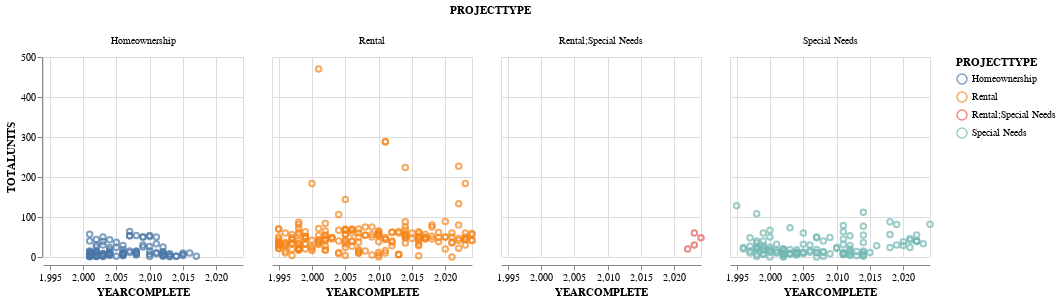

Here is the notebook cell this chart was saved with:
### Markdown cell above
### Chart One
 #### Using Altair to generate a faceted scatter plot showing different types of affordable housing projects ("Homeownership," "Rental," "Rental;Special Needs," and "Special Needs") based on the year they were completed and the total number of units they produced.

### Code cell
brush = alt.selection_interval()


(
    alt.Chart(AffordableHousing)  # Create the chart
    .mark_point()  # Use point markers
    .encode(  # Encode
        x=alt.X("YEARCOMPLETE", scale=alt.Scale(zero=False)),  # X
        y=alt.Y("TOTALUNITS", scale=alt.Scale(zero=False)),  # Y
        # NEW: Use a conditional color based on brush
        color=alt.condition(brush, "PROJECTTYPE", alt.value("lightgray")),  # Color
        tooltip=["PROJECTTYPE", "YEARCOMPLETE", "TOTALUNITS"],  # Tooltip
    )
    .add_params(brush)  # NEW: Add brush parameter
    .properties(width=200, height=200)  # Set width/height
    .facet(column="PROJECTTYPE") # Facet
)

### Figure 1 — Vega-Lite specification as saved in the notebook (floating-point values rounded to 4 significant figures; data arrays with more than 128 entries replaced by an {"elided": "..."} marker saying what was removed)
{"config": {"view": {"continuousWidth": 300, "continuousHeight": 300}}, "data": {"name": "data-4d91668fbc13cdd83f7f13fd54a918b0"}, "facet": {"column": {"field": "PROJECTTYPE", "type": "nominal"}}, "spec": {"mark": {"type": "point"}, "encoding": {"color": {"condition": {"param": "param_1", "field": "PROJECTTYPE"}, "value": "lightgray"}, "tooltip": [{"field": "PROJECTTYPE", "type": "nominal"}, {"field": "YEARCOMPLETE", "type": "quantitative"}, {"field": "TOTALUNITS", "type": "quantitative"}], "x": {"field": "YEARCOMPLETE", "scale": {"zero": false}, "type": "quantitative"}, "y": {"field": "TOTALUNITS", "scale": {"zero": false}, "type": "quantitative"}}, "height": 200, "name": "view_1", "width": 200}, "params": [{"name": "param_1", "select": {"type": "interval"}, "views": ["view_1"]}], "$schema": "https://vega.github.io/schema/vega-lite/v5.8.0.json", "datasets": {"data-4d91668fbc13cdd83f7f13fd54a918b0": {"elided": "439 records"}}}
